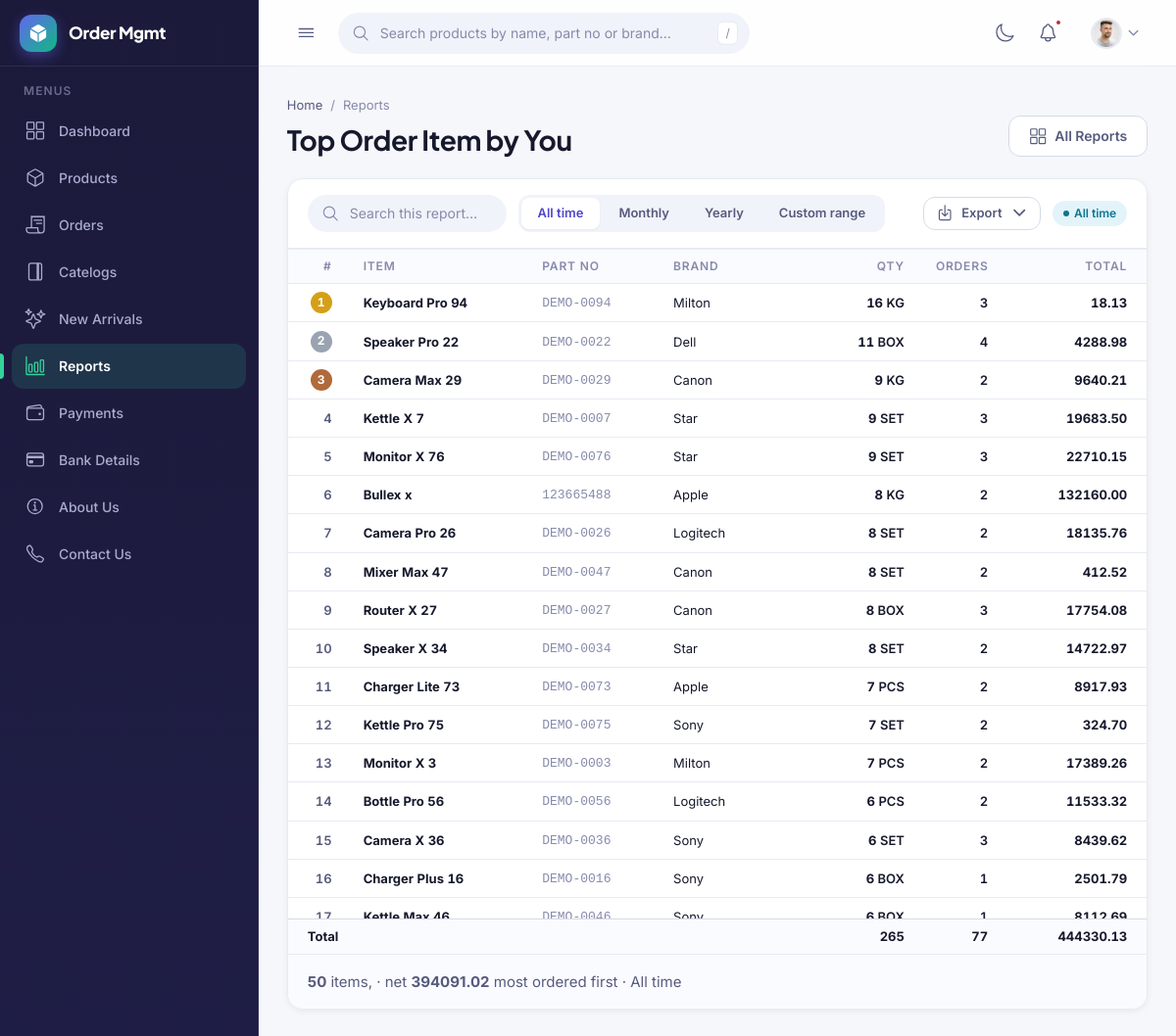
/reports/top-items (signed in), run on the app's committed database.
### products/models.py (models this page shows, shortened)
class Product(models.Model):
    objects = ProductQuerySet.as_manager()
    class TaxType(models.TextChoices):
        INCLUSIVE = "inclusive", "Price includes GST"
        EXCLUSIVE = "exclusive", "Price excludes GST"
    GST_CHOICES = [
        (Decimal("0.00"), "0%"),
        (Decimal("1.00"), "1%"),
        (Decimal("2.00"), "2%"),
        (Decimal("3.00"), "3%"),
        (Decimal("5.00"), "5%"),
        (Decimal("12.00"), "12%"),
        (Decimal("18.00"), "18%"),
        (Decimal("28.00"), "28%"),
        (Decimal("40.00"), "40%"),
    ]
    name = models.CharField(max_length=200)
    partno = models.CharField("Part number", max_length=60, unique=True)
    brand = models.ForeignKey(Brand, on_delete=models.PROTECT, related_name="products")
    unit = models.ForeignKey(Unit, on_delete=models.PROTECT, related_name="products")
    hsn = models.CharField("HSN code", max_length=8)
    gst = models.DecimalField(
        "GST %", max_digits=5, decimal_places=2, choices=GST_CHOICES, default=Decimal("18.00")
    )
    price = models.DecimalField(max_digits=12, decimal_places=2)
    price_tax_type = models.CharField(
        "Price is",
        max_length=9,
        choices=TaxType.choices,
        default=TaxType.EXCLUSIVE,
        help_text="Whether the price above already has GST in it.",
    )
    stock = models.PositiveIntegerField(default=0)
    barcode = models.CharField(max_length=64, unique=True, null=True, blank=True)
    alias = models.CharField(max_length=120, blank=True)
    category = models.CharField(max_length=60, blank=True)
    retail_price = models.DecimalField(max_digits=12, decimal_places=2, default=Decimal("0.00"))
    wholesale_price = models.DecimalField(max_digits=12, decimal_places=2, default=Decimal("0.00"))
    tally_guid = models.CharField(max_length=120, blank=True)
    is_active = models.BooleanField(default=True)
    desc = models.TextField("Description", blank=True)
    image_front = models.ImageField("Front image", upload_to="products/", blank=True)
    image_back = models.ImageField("Back image", upload_to="products/", blank=True)
    image_left = models.ImageField("Left image", upload_to="products/", blank=True)
    image_right = models.ImageField("Right image", upload_to="products/", blank=True)
    created_at = models.DateTimeField(auto_now_add=True)
    updated_at = models.DateTimeField(auto_now=True)
    class Meta:
        ordering = ["name"]
    LOW_STOCK_AT = 5

class Brand(models.Model):
    name = models.CharField(max_length=120, unique=True)
    created_at = models.DateTimeField(auto_now_add=True)
    updated_at = models.DateTimeField(auto_now=True)
    class Meta:
        ordering = ["name"]
    def __str__(self):
        return self.name

class Unit(models.Model):
    name = models.CharField(max_length=20, unique=True)
    created_at = models.DateTimeField(auto_now_add=True)
    updated_at = models.DateTimeField(auto_now=True)
    class Meta:
        ordering = ["name"]
    def __str__(self):
        return self.name

### reports/views.py (the view)
# urls.py: path("top-items", views.top_items, name="top_items"),
@login_required
def top_items(request):
    filters = read_filter(request)
    rows = _item_totals(request, filters)
    rows.sort(key=lambda r: (-r["qty"], r["name"]))
    rows = [r for r in rows if match_row(r, filters["search"], "name", "partno", "brand")]
    for rank, row in enumerate(rows, start=1):
        row["rank"] = rank
    return TemplateResponse(request, "reports/top_items.html", _page(
        request, filters, slug="top-items", paginate="rows",
        extra={
            "rows": rows,
            "totals": {
                "qty": sum(r["qty"] for r in rows),
                "orders": sum(r["orders"] for r in rows),
                "net": sum((r["net"] for r in rows), ZERO),
                "total": sum((r["total"] for r in rows), ZERO),
            },
        },
    ))

### delaer/context_processors.py (called while the page is built)
def roles(request):
    user = getattr(request, "user", None)
    if user is None or not user.is_authenticated:
        return {"user_is_sales": False, "user_is_manager": False, "user_is_dealer": False}
    from myorder.views import is_manager, is_sales
    return {
        "user_is_sales": is_sales(user),
        "user_is_manager": is_manager(user),
        "user_is_dealer": hasattr(user, "dealer_profile"),
    }

### myorder/models.py (called while the page is built)
    @property
    def line_net(self):
        return (self.rate * self.qty).quantize(Decimal("0.01"))

    @property
    def line_gst(self):
        return (self.line_net * self.gst / 100).quantize(Decimal("0.01"))

### myorder/views.py (called while the page is built)
def _dealer(request):
    return DealerProfile.objects.filter(user=request.user).first()

def is_manager(user):
    return (
        user.is_superuser
        or user.is_staff
        or user.groups.filter(name="Management").exists()
    )

def _sales(request):
    user = request.user
    if not user.is_authenticated:
        return None
    return SalesExecutive.objects.filter(user=user, is_active=True).first()

def is_sales(user):
    return (
        user.is_authenticated
        and SalesExecutive.objects.filter(user=user, is_active=True).exists()
    )

def _visible_orders(request):
    orders = (
        Order.objects
        .select_related("dealer", "sales_executive")
        .prefetch_related("items__product")
    )
    if is_manager(request.user):
        return orders
    mine = Q(pk__in=[])          # matches nothing until a profile says otherwise
    sales = _sales(request)
    if sales:
        mine |= Q(sales_executive=sales)
    dealer = _dealer(request)
    if dealer:
        mine |= Q(dealer=dealer)
    return orders.filter(mine)

### reports/services.py (called while the page is built)
def apply_dates(queryset, filters, field):
    if filters["date_from"]:
        queryset = queryset.filter(**{f"{field}__gte": filters["date_from"]})
    if filters["date_to"]:
        queryset = queryset.filter(**{f"{field}__lte": filters["date_to"]})
    return queryset

def match_row(row, term, *fields):
    if not term:
        return True
    needle = term.lower()
    return any(needle in str(row.get(f, "")).lower() for f in fields)

def order_items(request, filters):
    from myorder.models import OrderItem
    lines = OrderItem.objects.filter(
        order__in=report_orders(request, filters)
    ).select_related("product", "product__brand", "product__unit", "order", "order__dealer")
    return lines

### templates/reports/top_items.html (shortened to what this page needs)
{% extends "reports/_report_base.html" %}
{% block report %}
<div id="reportResults" data-live-region>
<div class="table-wrap table-wrap--tall">
    <table class="table table--stack table--fixed">
        <colgroup>
            <col class="w-rank"><col class="w-name"><col class="w-code">
            <col class="w-name"><col class="w-qty"><col class="w-qty">
            <col class="w-money">
        </colgroup>
        <thead>
            <tr>
                <th class="num">#</th>
                <th>Item</th>
                <th class="hide-sm">Part No</th>
                <th class="hide-sm">Brand</th>
                <th class="num">Qty</th>
                <th class="num">Orders</th>
                <th class="num">Total</th>
            </tr>
        </thead>
        <tbody>
            {% for row in rows %}
            <tr>
                <td data-label="#" class="num">
                    {% if row.rank <= 3 %}
                    <span class="rank rank--{{ row.rank }}">{{ row.rank }}</span>
                    {% else %}
                    <span class="muted">{{ row.rank }}</span>
                    {% endif %}
                </td>
                <td data-label="Item"><strong>{{ row.name }}</strong></td>
                <td data-label="Part No" class="hide-sm"><code class="dim">{{ row.partno }}</code></td>
                <td data-label="Brand" class="hide-sm">{{ row.brand }}</td>
                <td data-label="Qty" class="num"><strong>{{ row.qty }}</strong> {{ row.unit }}</td>
                <td data-label="Orders" class="num">{{ row.orders }}</td>
                <td data-label="Total" class="num"><strong>{{ row.total }}</strong></td>
            </tr>
            {% endfor %}
        </tbody>
        {% if rows %}
        <tfoot>
            <tr>
                <td colspan="2"><strong>Total</strong></td>
                <td class="hide-sm"></td>
                <td class="hide-sm"></td>
                <td class="num"><strong>{{ totals.qty }}</strong></td>
                <td class="num"><strong>{{ totals.orders }}</strong></td>
                <td class="num"><strong>{{ totals.total }}</strong></td>
            </tr>
        </tfoot>
        {% endif %}
    </table>
</div>
<div class="panel__foot">
    <div class="pagination">
        <span class="muted">
            <strong>{{ page.paginator.count }}</strong> item{{ page.paginator.count|pluralize }},
            &middot; net <strong>{{ totals.net }}</strong>
            most ordered first &middot; {{ label }}
        </span>
    </div>
</div>
</div>
{% endblock %}

### data on the page
Product: name "Keyboard Pro 94", partno "DEMO-0094"
Brand: brand "Milton" "Milton"
Unit: unit "KG" "KG" "KG"
Product: name "Speaker Pro 22", partno "DEMO-0022"
Brand: brand "Dell"
Unit: unit "BOX" "BOX" "BOX" "BOX"
Product: name "Camera Max 29", partno "DEMO-0029"
Brand: brand "Canon" "Canon" "Canon"
Product: name "Kettle X 7", partno "DEMO-0007"
Brand: brand "Star" "Star" "Star"
Unit: unit "SET" "SET" "SET" "SET" "SET" "SET" "SET"
Product: name "Monitor X 76", partno "DEMO-0076"
Product: name "Bullex x", partno "123665488"
Brand: brand "Apple" "Apple"
Product: name "Camera Pro 26", partno "DEMO-0026"
Brand: brand "Logitech" "Logitech"
Product: name "Mixer Max 47", partno "DEMO-0047"
Product: name "Router X 27", partno "DEMO-0027"
Product: name "Speaker X 34", partno "DEMO-0034"
Product: name "Charger Lite 73", partno "DEMO-0073"
Unit: unit "PCS" "PCS" "PCS"
Product: name "Kettle Pro 75", partno "DEMO-0075"
Brand: brand "Sony" "Sony" "Sony" "Sony"
Product: name "Monitor X 3", partno "DEMO-0003"
Product: name "Bottle Pro 56", partno "DEMO-0056"
Product: name "Camera X 36", partno "DEMO-0036"
Product: name "Charger Plus 16", partno "DEMO-0016"
Product: name "Kettle Max 46"

### other printed values
{{ card.name }} "Top Order Item by You"
{{ name }} "All time" "Monthly" "Yearly" "Custom range"
{{ label }} "All time"
{{ row.rank }} "1" "2" "3"
{{ row.qty }} "16" "11" "9" "9" "9" "8" "8" "8" "8" "8" "7" "7" "7" "6" "6" "6" "6"
{{ row.orders }} "3" "4" "2" "3" "3" "2" "2" "2" "3" "2" "2" "2" "2" "2" "3" "1" "1"
{{ row.total }} "18.13" "4288.98" "9640.21" "19683.50" "22710.15" "132160.00" "18135.76" "412.52" "17754.08" "14722.97" "8917.93" "324.70" "17389.26" "11533.32" "8439.62" "2501.79" "8112.69"
{{ row.rank }} "4" "5" "6" "7" "8" "9" "10" "11" "12" "13" "14" "15" "16" "17"
{{ totals.qty }} "265"
{{ totals.orders }} "77"
{{ totals.total }} "444330.13"
{{ page.paginator.count }} "50"
{{ totals.net }} "394091.02"
